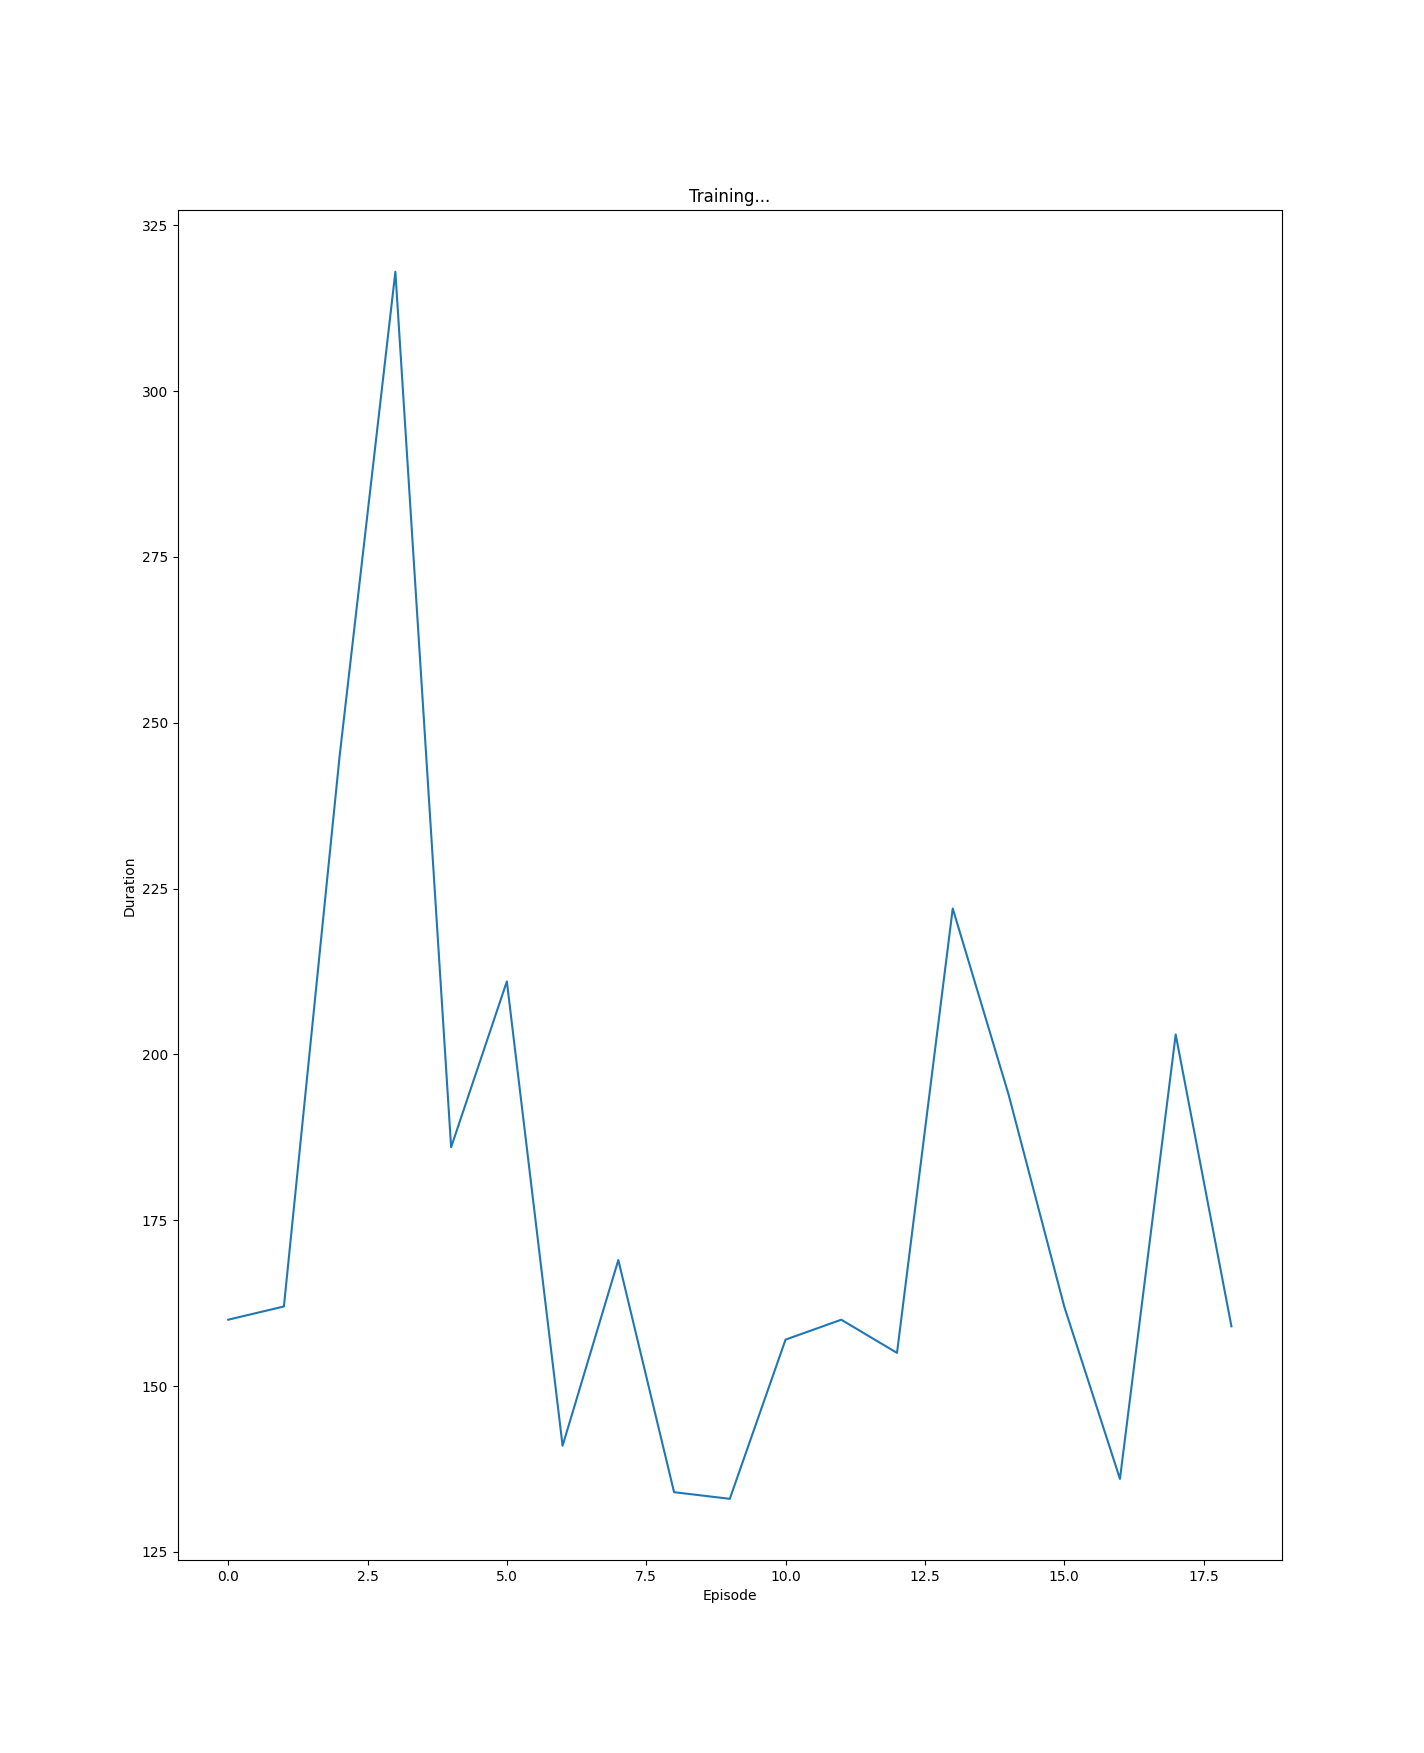

Source code (Python):
import torch
from itertools import count
import math
import random
import matplotlib
import matplotlib.pyplot as plt
from collections import namedtuple, deque
from itertools import count

import torch
import torch.nn as nn
import torch.optim as optim
import torch.nn.functional as F
from IPython import display


def plot_durations(episode_durations,is_ipython,show_result=False):
    plt.figure(1)
    durations_t = torch.tensor(episode_durations, dtype=torch.float)
    if show_result:
        plt.title('Result')
    else:
        plt.clf()
        plt.title('Training...')
    plt.xlabel('Episode')
    plt.ylabel('Duration')
    plt.plot(durations_t.numpy())
    # Take 100 episode averages and plot them too
    if len(durations_t) >= 100:
        means = durations_t.unfold(0, 100, 1).mean(1).view(-1)
        means = torch.cat((torch.zeros(99), means))
        plt.plot(means.numpy())

    plt.pause(0.001)  # pause a bit so that plots are updated
    plt.savefig('train.png')
    if is_ipython:
        if not show_result:
            display.display(plt.gcf())
            display.clear_output(wait=True)
        else:
            display.display(plt.gcf())

def optimize_model(memory,BATCH_SIZE,device,policy_net,target_net,optimizer,GAMMA):
    if len(memory) < BATCH_SIZE:
        return
    Transition = namedtuple('Transition',
                        ('state', 'action', 'next_state', 'reward'))

    transitions = memory.sample(BATCH_SIZE)
    # Transpose the batch (see https://stackoverflow.com/a/19343/3343043 for
    # detailed explanation). This converts batch-array of Transitions
    # to Transition of batch-arrays.
    batch = Transition(*zip(*transitions))

    # Compute a mask of non-final states and concatenate the batch elements
    # (a final state would've been the one after which simulation ended)
    non_final_mask = torch.tensor(tuple(map(lambda s: s is not None,
                                          batch.next_state)), device=device, dtype=torch.bool)
    non_final_next_states = torch.cat([s for s in batch.next_state
                                                if s is not None])
    state_batch = torch.cat(batch.state)
    action_batch = torch.cat(batch.action)
    reward_batch = torch.cat(batch.reward)

    # Compute Q(s_t, a) - the model computes Q(s_t), then we select the
    # columns of actions taken. These are the actions which would've been taken
    # for each batch state according to policy_net
    state_action_values = policy_net(state_batch).gather(1, action_batch)

    # Compute V(s_{t+1}) for all next states.
    # Expected values of actions for non_final_next_states are computed based
    # on the "older" target_net; selecting their best reward with max(1).values
    # This is merged based on the mask, such that we'll have either the expected
    # state value or 0 in case the state was final.
    next_state_values = torch.zeros(BATCH_SIZE, device=device)
    with torch.no_grad():
        next_state_values[non_final_mask] = target_net(non_final_next_states).max(1).values
    # Compute the expected Q values
    expected_state_action_values = (next_state_values * GAMMA) + reward_batch

    # Compute Huber loss
    criterion = nn.SmoothL1Loss()
    loss = criterion(state_action_values, expected_state_action_values.unsqueeze(1))

    # Optimize the model
    optimizer.zero_grad()
    loss.backward()
    # In-place gradient clipping
    torch.nn.utils.clip_grad_value_(policy_net.parameters(), 100)
    optimizer.step()

def select_action(state,EPS_DECAY,EPS_END,EPS_START,device,env,policy_net,steps_done):
    sample = random.random()
    eps_threshold = EPS_END + (EPS_START - EPS_END) * \
        math.exp(-1. * steps_done / EPS_DECAY)
    if sample > eps_threshold:
        with torch.no_grad():
            # t.max(1) will return the largest column value of each row.
            # second column on max result is index of where max element was
            # found, so we pick action with the larger expected reward.
            return policy_net(state).max(1).indices.view(1, 1)
    else:
        return torch.tensor([[env.action_space.sample()]], device=device, dtype=torch.long)

def train(env,device,memory,policy_net,
          EPS_DECAY,EPS_END,EPS_START,BATCH_SIZE,GAMMA,
          optimizer,is_ipython,target_net,TAU):
    episode_durations = []
    steps_done = 0 

    if torch.cuda.is_available():
        num_episodes = 10000
    else:
        num_episodes = 50
    for _ in range(num_episodes):
        # Initialize the environment and get its state
        state, _ = env.reset()
        state = torch.tensor(state, dtype=torch.float32, device=device).unsqueeze(0)
        for t in count():
            action = select_action(state,EPS_DECAY,EPS_END,EPS_START,device,env,policy_net,steps_done)
            steps_done += 1
            # print(action)
            observation, reward, terminated, truncated, _ = env.step(action.item())
            reward = torch.tensor([reward], device=device)
            print(f"reward:{reward},    trucates:{truncated},   treminated:{terminated}\nt:{t}")
            done = terminated or truncated

            if terminated:
                next_state = None
            else:
                next_state = torch.tensor(observation, dtype=torch.float32, device=device).unsqueeze(0)

            # Store the transition in memory
            memory.push(state, action, next_state, reward)

            # Move to the next state
            state = next_state

            # Perform one step of the optimization (on the policy network)
            optimize_model(memory,BATCH_SIZE,device,policy_net,target_net,optimizer,GAMMA)

            # Soft update of the target network's weights
            # θ′ ← τ θ + (1 −τ )θ′
            target_net_state_dict = target_net.state_dict()
            policy_net_state_dict = policy_net.state_dict()
            for key in policy_net_state_dict:
                target_net_state_dict[key] = policy_net_state_dict[key]*TAU + target_net_state_dict[key]*(1-TAU)
            target_net.load_state_dict(target_net_state_dict)

            # env.render()
            if done:
                episode_durations.append(t + 1)
                print(f"episode_duration:{episode_durations[-1]}")
                plot_durations(episode_durations,is_ipython,show_result=False)
                break
    return policy_net,target_net,episode_durations
